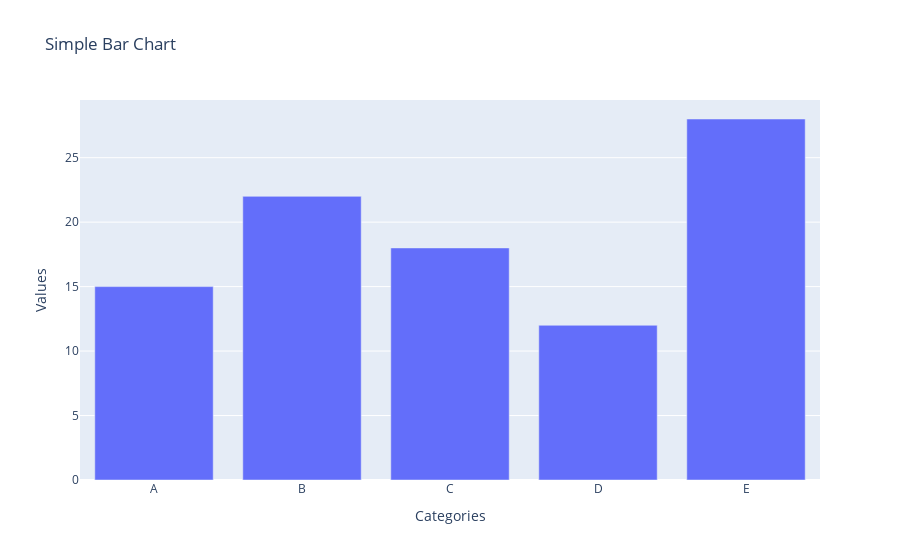

The cell this chart's notebook holds for it:
### Markdown cell above
## Plotly Graph Objects

In contrast, the Plotly Graph Objects API presents a **finer level of control** and customization within the Plotly framework. 

It encompasses essential objects like `Figure`, layout, and data, serving as the bedrock for constructing visualizations. The Figure, which can be represented as a dictionary or instances of `plotly.graph_objects.Figure`, undergoes JSON serialization before being handed off to `plotly.js`.

In the following code, compared to the Express API, we need to initiate a figure object (with a slightly **more complex** syntax) using the function `go.Figure` and then change the layout of this figure using the function `fig.update_layout()`.

### Code cell
# Create a bar chart using the Graph Object API
fig = go.Figure(data=[go.Bar(x=categories, y=values)])

# Update layout
fig.update_layout(title="Simple Bar Chart", xaxis_title="Categories", yaxis_title="Values")

### Figure 1 — Plotly figure (JSON) as saved in the notebook; plotly's stock layout.template omitted (floating-point values rounded to 4 significant figures)
{"data": [{"type": "bar", "x": ["A", "B", "C", "D", "E"], "y": [15, 22, 18, 12, 28]}], "layout": {"title": {"text": "Simple Bar Chart"}, "xaxis": {"title": {"text": "Categories"}}, "yaxis": {"title": {"text": "Values"}}}}
